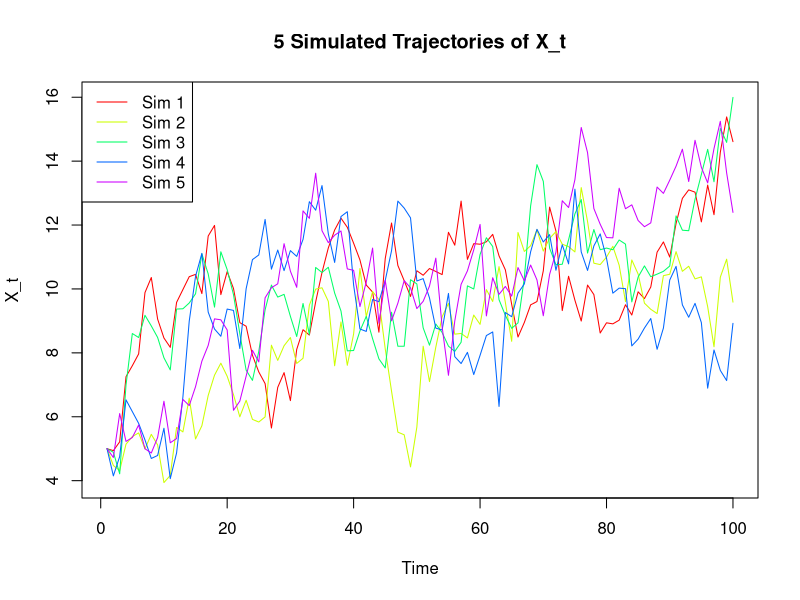
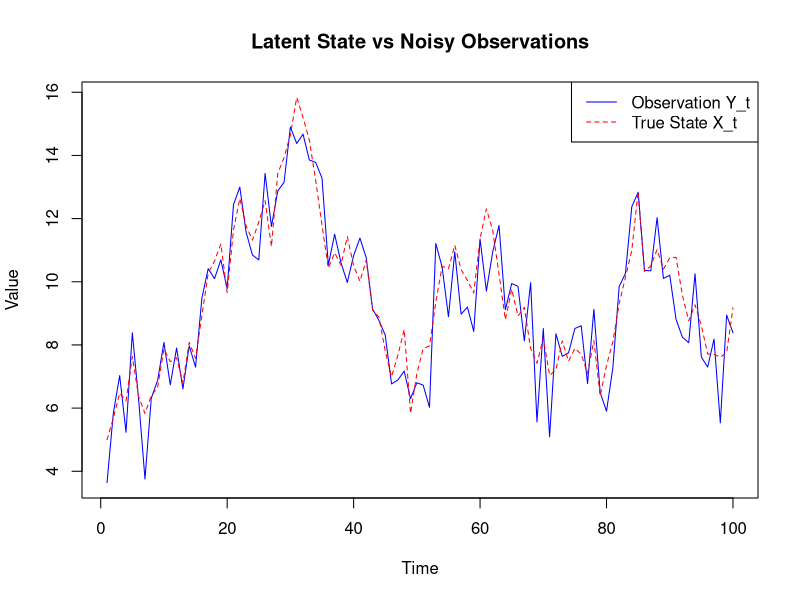
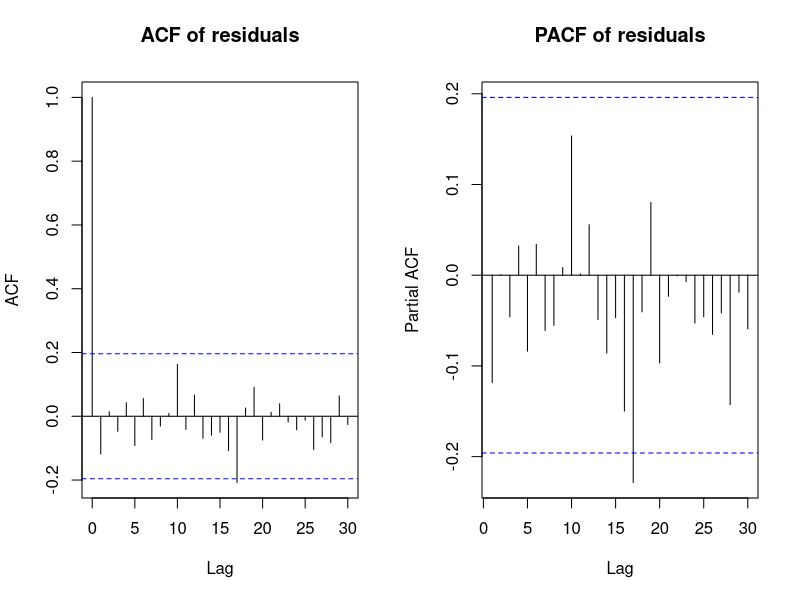

Write the R code that produced these figures, in order. (Note: this script raises an error after producing the figures.)
# ---- Question 1.1: Simulate 5 times ----
set.seed(123)

# Parameters
n <- 100
a <- 0.9
b <- 1
sigma1 <- 1
X0 <- 5
num_simulations <- 5

# Matrix to store simulations
simulations <- matrix(NA, nrow = n, ncol = num_simulations)

# Simulate 5 trajectories
for (i in 1:num_simulations) {
  X <- numeric(n)
  X[1] <- X0
  for (t in 2:n) {
    X[t] <- a * X[t - 1] + b + rnorm(1, mean = 0, sd = sigma1)
  }
  simulations[, i] <- X
}

# Plot all trajectories
matplot(simulations, type = "l", lty = 1, col = rainbow(num_simulations),
        main = "5 Simulated Trajectories of X_t",
        xlab = "Time", ylab = "X_t")
legend("topleft", legend = paste("Sim", 1:num_simulations),
       col = rainbow(num_simulations), lty = 1)


# ---- Question 1.2: Latent state & observations ----
# Parameters
n <- 100
a <- 0.9
b <- 1
sigma1 <- 1
sigma2 <- 1
X0 <- 5

# Initialize vectors
X <- numeric(n)
Y <- numeric(n)
X[1] <- X0
Y[1] <- X[1] + rnorm(1, mean = 0, sd = sigma2)

# Simulate the process
for (t in 2:n) {
  X[t] <- a * X[t - 1] + b + rnorm(1, mean = 0, sd = sigma1)
  Y[t] <- X[t] + rnorm(1, mean = 0, sd = sigma2)
}

# Plot the latent state and observations
plot(Y, type = "l", col = "blue", lty = 1, ylim = range(c(X, Y)),
     main = "Latent State vs Noisy Observations",
     xlab = "Time", ylab = "Value")
lines(X, col = "red", lty = 2)
legend("topright", legend = c("Observation Y_t", "True State X_t"),
       col = c("blue", "red"), lty = c(1, 2))

# check if the difference between the 2 are white noise
residual = X - Y
par(mfrow = c(1, 2)) # 1 row, 2 columns
acf(residual, main='ACF of residuals', lag.max = 30)
pacf(residual, main='PACF of residuals', lag.max = 30)

# ---- Question 1.3: Kalman filter ----
# Simulate data (from Part 1.2)
set.seed(123)
n <- 100
a <- 0.9
b <- 1
sigma1 <- 1
sigma2 <- 1
X0 <- 5
P0 <- 1
R = sigma2^2

X <- numeric(n)
Y <- numeric(n)
X[1] <- X0
Y[1] <- X[1] + rnorm(1, 0, sigma2)

for (t in 2:n) {
  X[t] <- a * X[t - 1] + b + rnorm(1, 0, sigma1)
  Y[t] <- X[t] + rnorm(1, 0, sigma2)
}

# Apply Kalman filter
theta <- c(a, b, sigma1)
kf_result <- myKalmanFilter(Y, theta, R, X0, P0)

# Plot results
par(mfrow = c(1, 1))
time <- 1:n
upper <- kf_result$x_pred + 1.96 * sqrt(kf_result$P_pred)
lower <- kf_result$x_pred - 1.96 * sqrt(kf_result$P_pred)

# Plot with shaded 95% confidence interval
plot(time, Y, type = "l", col = "blue", ylim = range(c(Y, X, upper, lower)),
     ylab = "Value", xlab = "Time", main = "Kalman Filter Prediction with 95% CI")

# Add shaded area for 95% confidence interval
polygon(c(time, rev(time)), c(upper, rev(lower)),
        col = rgb(1, 0, 0, alpha = 0.3), border = NA)

# Add lines
lines(time, X, col = "black", lty = 2, lwd = 3)
lines(time, kf_result$x_pred, col = "red")

# Add legend
legend("topleft", legend = c("Observation Y_t", "True State X_t", "Predicted State", "95% CI"),
       col = c("blue", "black", "red", rgb(1, 0, 0, alpha = 0.3)),
       lty = c(1, 2, 1, NA), pch = c(NA, NA, NA, 15), pt.cex = 2, bty = "n")

# ---- Question 1.4: Kalman filter Gaussian noise ----
# Required functions: myLogLikFun and myKalmanFilter must be defined before this
simulate_data <- function(a, b, sigma1, sigma2, n) {
  x <- numeric(n)
  y <- numeric(n)
  x[1] <- rnorm(1, 0, sqrt(10))  # Initial state
  y[1] <- x[1] + rnorm(1, 0, sigma2)
  
  for (t in 2:n) {
    x[t] <- a * x[t - 1] + b + rnorm(1, 0, sigma1)
    y[t] <- x[t] + rnorm(1, 0, sigma2)
  }
  
  return(y)
}

# Parameters
a_true <- 1
b_true <- 0.9
sigma1 <- 1
R <- 1  # sigma2^2
n <- 100
num_simulations <- 100

# Store estimates
estimates <- matrix(NA, nrow = num_simulations, ncol = 3)
colnames(estimates) <- c("a", "b", "sigma1")

set.seed(123)  # For reproducibility

for (i in 1:num_simulations) {
  y_sim <- simulate_data(a_true, b_true, sigma1, sqrt(R), n)
  
  # Initial guess for parameters
  init_theta <- c(0.5, 0.5, 0.5)
  
  # Bound sigma1 to be positive using method = "L-BFGS-B"
  result <- tryCatch({
    optim(
      par = init_theta,
      fn = myLogLikFun,
      y = y_sim,
      R = R,
      method = "L-BFGS-B",
      lower = c(-Inf, -Inf, 1e-4),
      upper = c(Inf, Inf, Inf)
    )
  }, error = function(e) {
    warning("Optimization failed: ", conditionMessage(e))
    list(par = rep(NA, 3))
  })
  print(result$par)
  
  estimates[i, ] <- result$par
  cat("Simulation", i, "done\n")
}

# Save or inspect the results
estimates_df <- as.data.frame(estimates)
summary(estimates_df)

# Optional: visualize estimates
boxplot(estimates_df, main = "Parameter Estimates (a=1, b=0.9, sigma1=1)")

# ---- Question 1.5.1: Kalman filter Student's t-distribution noise  ----
# Define degrees of freedom
nu_vals <- c(100, 5, 2, 1)
n <- 100
simulations <- 100
a <- 1
b <- 0.9
sigma1 <- 1
sigma2 <- 1

# Density plot setup
x_vals <- seq(-5, 5, length.out = 1000)
densities <- data.frame(x = x_vals)

# Add standard normal density
densities$Normal <- dnorm(x_vals, mean = 0, sd = 1)

# Add t-distribution densities
for (nu in nu_vals) {
  densities[[paste0("t_", nu)]] <- dt(x_vals, df = nu)
}

# Convert to long format for ggplot
dens_long <- pivot_longer(densities, cols = -x, names_to = "Distribution", values_to = "Density")

# Plot densities
ggplot(dens_long, aes(x = x, y = Density, color = Distribution)) +
  geom_line(size = 1) +
  labs(
    title = "Comparison of t-distribution Densities vs Standard Normal",
    x = "Value", y = "Density"
  ) +
  theme_minimal()

# ---- Question 1.5.2: Kalman filter Student's t-distribution noise (optimized) ----
simulate_data_t <- function(a, b, df1, sigma1, sigma2, n) {
  x <- numeric(n)
  y <- numeric(n)
  x[1] <- sigma1 * rt(n,df1)  # Initial state
  y[1] <- x[1] + rnorm(1, 0, sigma2)
  
  for (t in 2:n) {
    x[t] <- a * x[t - 1] + b + sigma1 * rt(n,df1)
    y[t] <- x[t] + rnorm(1, 0, sigma2)
  }
  
  return(y)
}

# Parameters
a_true <- 1
b_true <- 0.9
df <- 100
sigma1 <- 1
R <- 1  # sigma2^2
n <- 100
num_simulations <- 100

# Store estimates
estimates <- matrix(NA, nrow = num_simulations, ncol = 3)
colnames(estimates) <- c("a", "b", "sigma1")

set.seed(123)  # For reproducibility

for (i in 1:num_simulations) {
  y_sim <- simulate_data_t(a_true, b_true, df, sigma1, sqrt(R), n)
  
  # Initial guess for parameters
  init_theta <- c(0.5, 0.5, 0.5)
  
  # Bound sigma1 to be positive using method = "L-BFGS-B"
  result <- optim(
    par = init_theta,
    fn = myLogLikFun,
    y = y_sim,
    R = R,
    method = "L-BFGS-B",
    lower = c(-Inf, -Inf, 1e-4),  # avoid sigma1 = 0
    upper = c(Inf, Inf, Inf)
  )
  
  estimates[i, ] <- result$par
  cat("Simulation", i, "done\n")
}

# Save or inspect the results
estimates_df <- as.data.frame(estimates)
summary(estimates_df)

# Optional: visualize estimates
boxplot(estimates_df, main = "Parameter Estimates (a=1, b=0.9, sigma1=1, df=1)")
